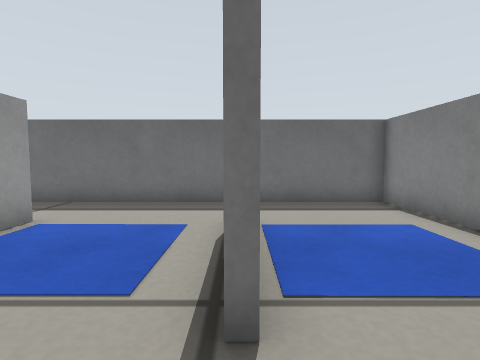
view 1 (above)

18 first-person views from a walk through a Gazebo world. The camera is 0.26 m above the floor, tilts 4° down and sees 80° across. The floor is counted in squares, 0.2 m on a side. Each view is taken from the middle of a square. On the plan, view 1 faces up. The plan holds only what a view shows up to about 13 squares ahead; the rest is blank. The place goes on beyond the plan.

view 2
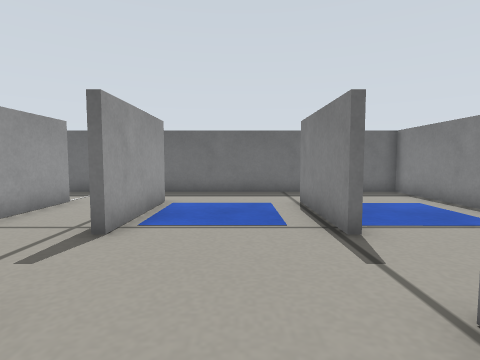

view 3
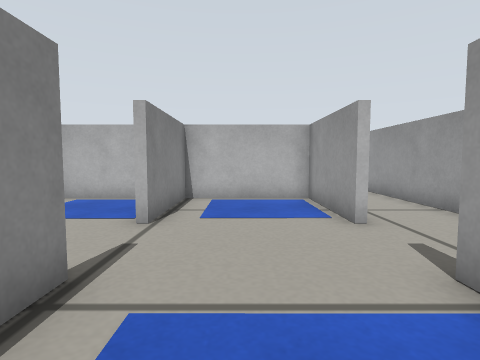

view 4
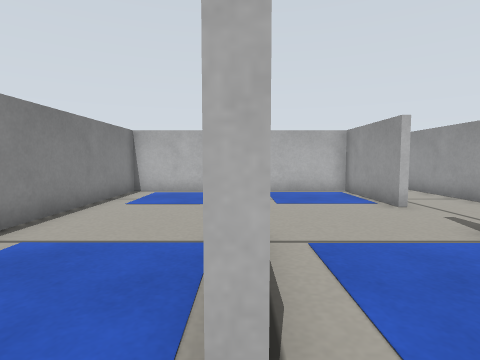

view 5
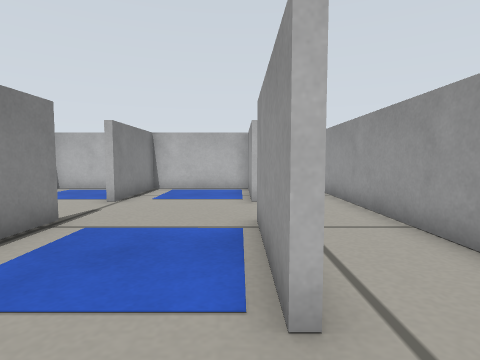

view 6
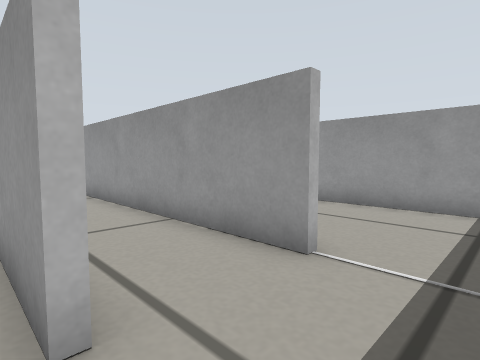

view 7
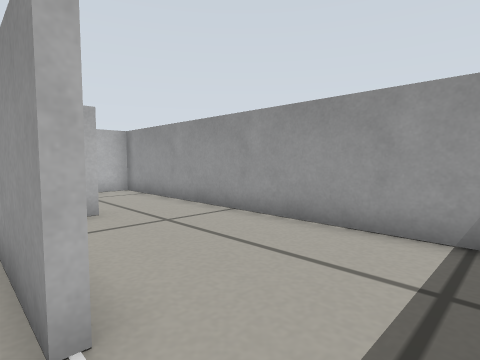

view 8
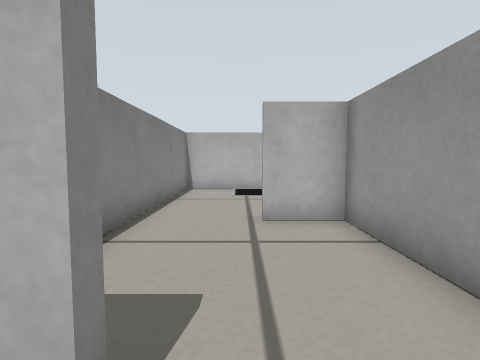

view 9
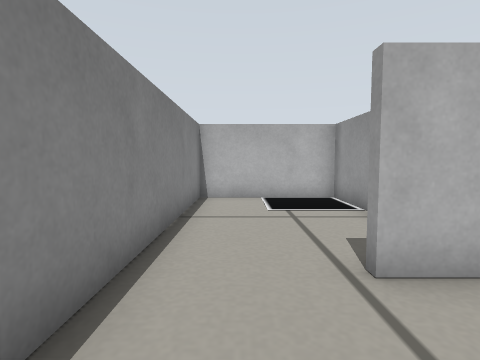

view 10
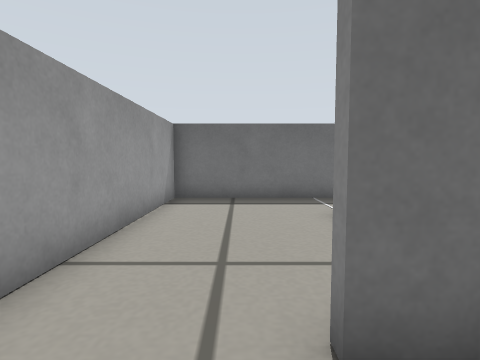

view 11
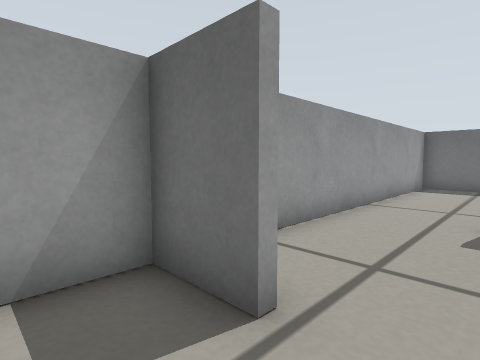

view 12
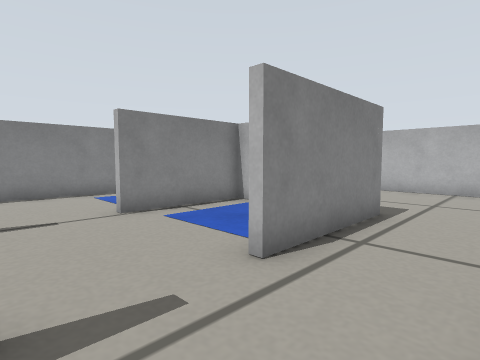

view 13
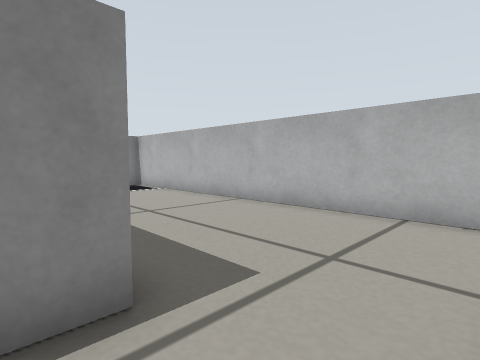

view 14
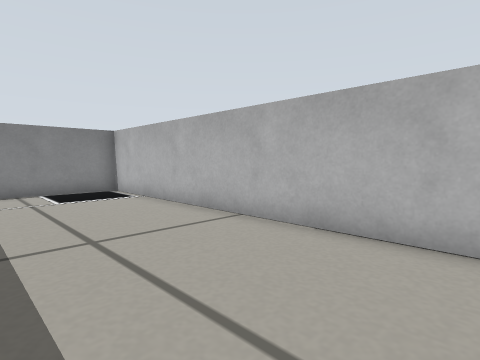

view 15
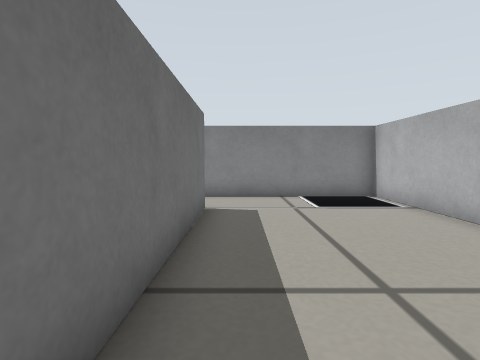

view 16
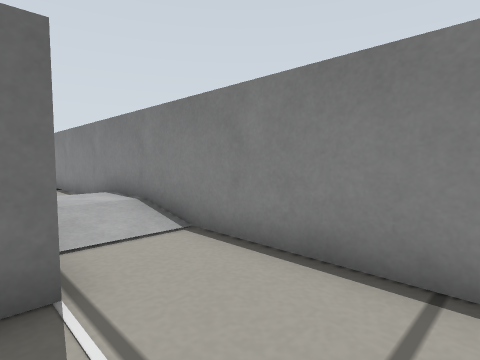

view 17
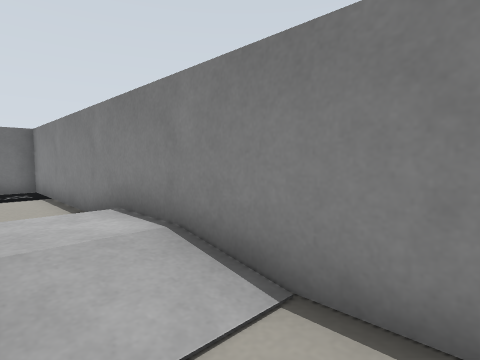

view 18
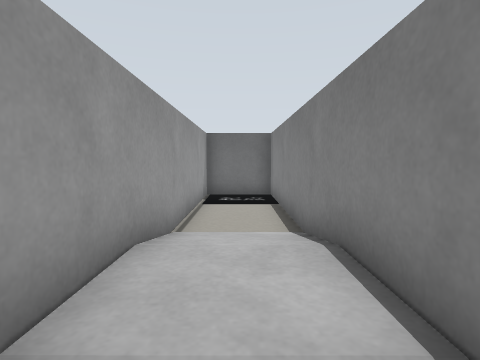

### Floor plan
Ten units are one square. View 1 is at (0, 0); x grows to the right and y downward. Boxes are objects, and circles mark ways between rooms. Rooms are numbered by the first view taken in them; rooms with no view inside come last. Other rooms are left out.
<svg viewBox="-127 -92 205 205">
<path fill="none" stroke="#000" d="M-1 -19 -1 -60M-44 -60 -44 -19M-44 8 -44 48 -1 48 -1 8M-74 -60 -74 -5M44 -45 44 -87 -75 -87M15 48 44 48 44 -19M-85 -7 -94 -7M-104 43 -122 43 -122 59M-122 81 -122 108 -76 108 -76 25M-75 -87 -122 -87 -122 41 -104 41M-46 51 -46 8M47 51 -20 51M-65 108 73 108 73 -87 46 -87 46 15M-74 -5 -74 70"/>
<circle cx="-80" cy="-70" r="3" fill="#2a7"/>
<circle cx="-65" cy="5" r="3" fill="#2a7"/>
<text x="-20" y="-30">1</text>
<text x="-100" y="10">2</text>
<text x="0" y="60">3</text>
</svg>
Room 1 opens to room 2. Room 1 opens to room 3.

Where each view was taken, in squares from view 1:
view 1: 0 up, 0 right, facing up
view 2: 3 down, 2 left, facing up
view 3: 5 up, 2 left, facing down
view 4: 7 up, 0 right, facing down
view 5: 8 up, 4 left, facing down
view 6: 8 up, 4 left, facing down-left
view 7: 8 up, 7 left, facing down-left
view 8: 2 up, 10 left, facing down
view 9: 1 down, 9 left, facing down
view 10: 1 down, 10 left, facing up
view 11: 6 down, 9 left, facing up-left
view 12: 2 up, 7 left, facing down-right
view 13: 4 down, 7 left, facing down-right
view 14: 6 down, 5 left, facing down-right
view 15: 6 down, 3 left, facing right
view 16: 8 down, 4 right, facing up-right
view 17: 5 down, 5 right, facing up-right
view 18: 3 down, 6 right, facing up
